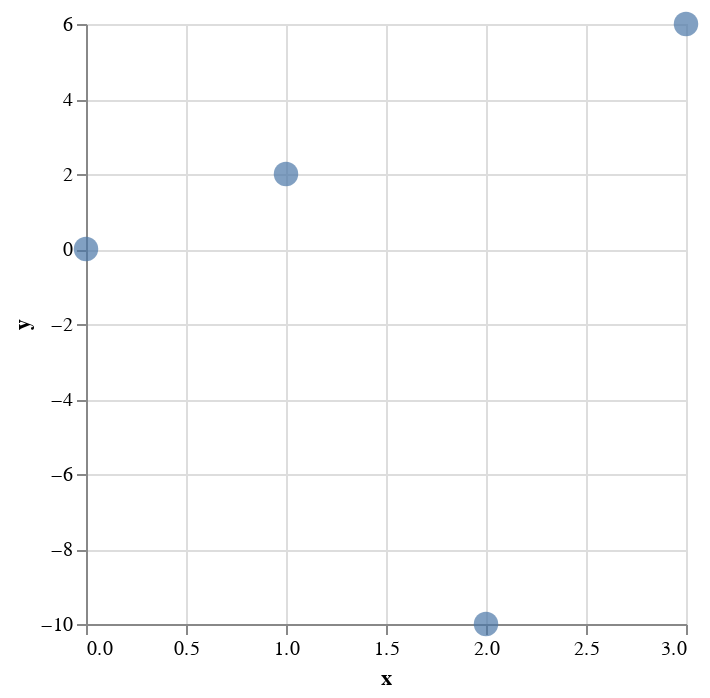

The cell this chart's notebook holds for it:
### Markdown cell above
* Plot `df` using Altair to see how the data looks.

### Code cell
alt.Chart(df).mark_circle(size=150).encode(
    x="x",
    y="y"
)

### Figure 1 — Vega-Lite specification as saved in the notebook (floating-point values rounded to 4 significant figures)
{"config": {"view": {"continuousWidth": 300, "continuousHeight": 300}}, "data": {"name": "data-dd2f37c2feb906cd9c4f4b68fb9fb7ee"}, "mark": {"type": "circle", "size": 150}, "encoding": {"x": {"field": "x", "type": "quantitative"}, "y": {"field": "y", "type": "quantitative"}}, "$schema": "https://vega.github.io/schema/vega-lite/v5.8.0.json", "datasets": {"data-dd2f37c2feb906cd9c4f4b68fb9fb7ee": [{"x": 0, "y": 0}, {"x": 1, "y": 2}, {"x": 2, "y": -10}, {"x": 3, "y": 6}]}}
